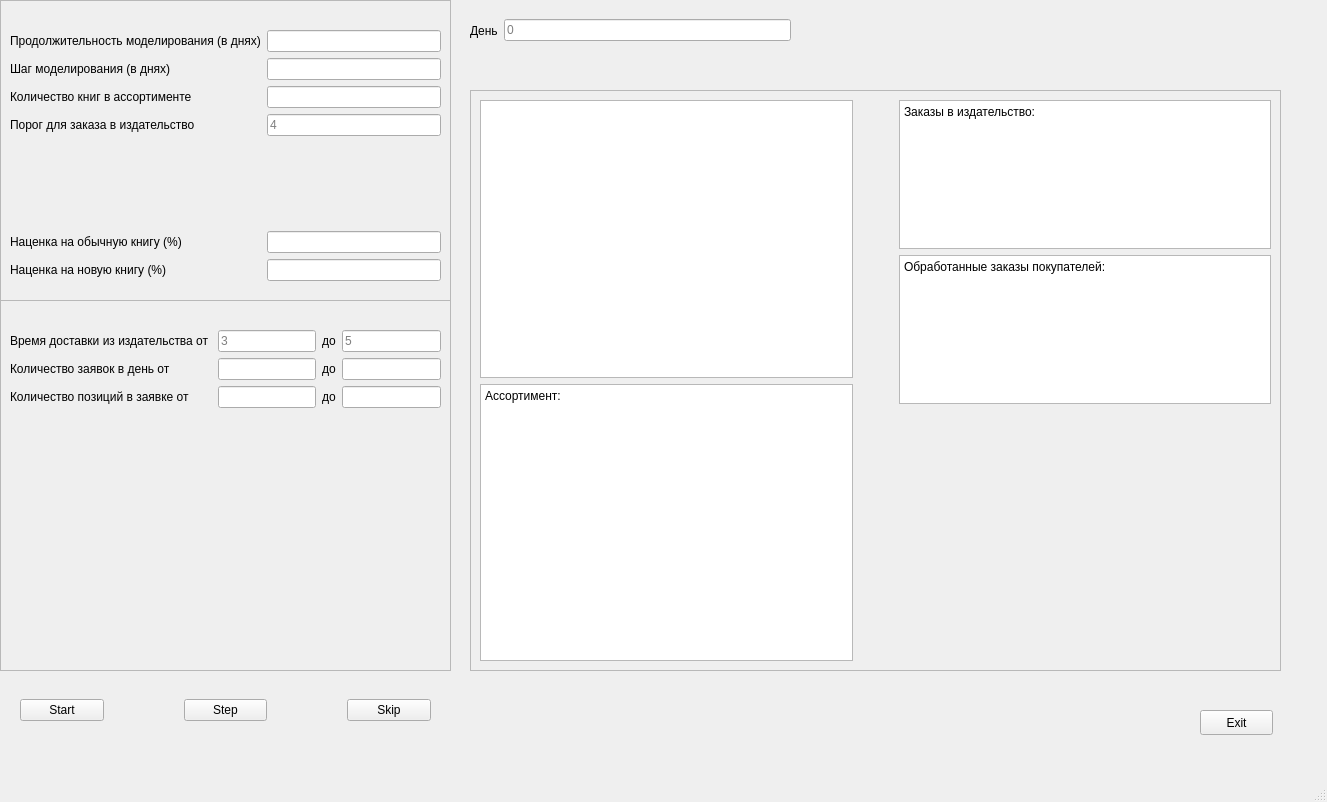
<?xml version="1.0" encoding="UTF-8"?>
<ui version="4.0">
 <class>MainWindow</class>
 <widget class="QMainWindow" name="MainWindow">
  <property name="geometry">
   <rect>
    <x>0</x>
    <y>0</y>
    <width>1327</width>
    <height>802</height>
   </rect>
  </property>
  <property name="windowTitle">
   <string>MainWindow</string>
  </property>
  <widget class="QWidget" name="centralwidget">
   <widget class="QWidget" name="horizontalLayoutWidget">
    <property name="geometry">
     <rect>
      <x>0</x>
      <y>670</y>
      <width>451</width>
      <height>81</height>
     </rect>
    </property>
    <layout class="QHBoxLayout" name="horizontalLayout">
     <property name="spacing">
      <number>80</number>
     </property>
     <property name="leftMargin">
      <number>20</number>
     </property>
     <property name="topMargin">
      <number>20</number>
     </property>
     <property name="rightMargin">
      <number>20</number>
     </property>
     <property name="bottomMargin">
      <number>20</number>
     </property>
     <item>
      <widget class="QPushButton" name="startButton">
       <property name="text">
        <string>Start</string>
       </property>
      </widget>
     </item>
     <item>
      <widget class="QPushButton" name="stepButton">
       <property name="text">
        <string>Step</string>
       </property>
      </widget>
     </item>
     <item>
      <widget class="QPushButton" name="skipButton">
       <property name="text">
        <string>Skip</string>
       </property>
      </widget>
     </item>
    </layout>
   </widget>
   <widget class="QPushButton" name="exitButton">
    <property name="geometry">
     <rect>
      <x>1200</x>
      <y>710</y>
      <width>73</width>
      <height>25</height>
     </rect>
    </property>
    <property name="text">
     <string>Exit</string>
    </property>
   </widget>
   <widget class="QFrame" name="paramsFrame">
    <property name="geometry">
     <rect>
      <x>0</x>
      <y>0</y>
      <width>451</width>
      <height>301</height>
     </rect>
    </property>
    <property name="frameShape">
     <enum>QFrame::StyledPanel</enum>
    </property>
    <property name="frameShadow">
     <enum>QFrame::Raised</enum>
    </property>
    <property name="lineWidth">
     <number>40</number>
    </property>
    <widget class="QWidget" name="formLayoutWidget">
     <property name="geometry">
      <rect>
       <x>10</x>
       <y>30</y>
       <width>431</width>
       <height>251</height>
      </rect>
     </property>
     <layout class="QGridLayout" name="gridLayout_2">
      <item row="1" column="0">
       <widget class="QLabel" name="stepModeling">
        <property name="text">
         <string>Шаг моделирования (в днях)</string>
        </property>
       </widget>
      </item>
      <item row="4" column="0">
       <spacer name="verticalSpacer">
        <property name="orientation">
         <enum>Qt::Vertical</enum>
        </property>
        <property name="sizeHint" stdset="0">
         <size>
          <width>20</width>
          <height>40</height>
         </size>
        </property>
       </spacer>
      </item>
      <item row="5" column="1">
       <widget class="QLineEdit" name="addCostLine"/>
      </item>
      <item row="5" column="0">
       <widget class="QLabel" name="addCost">
        <property name="text">
         <string>Наценка на обычную книгу (%)</string>
        </property>
       </widget>
      </item>
      <item row="2" column="1">
       <widget class="QLineEdit" name="bookCountLine"/>
      </item>
      <item row="0" column="0">
       <widget class="QLabel" name="allDays">
        <property name="text">
         <string>Продолжительность моделирования (в днях)</string>
        </property>
       </widget>
      </item>
      <item row="1" column="1">
       <widget class="QLineEdit" name="stepLine"/>
      </item>
      <item row="2" column="0">
       <widget class="QLabel" name="maxBookCount">
        <property name="text">
         <string>Количество книг в ассортименте</string>
        </property>
       </widget>
      </item>
      <item row="0" column="1">
       <widget class="QLineEdit" name="daysLine"/>
      </item>
      <item row="6" column="1">
       <widget class="QLineEdit" name="addCostNewLine"/>
      </item>
      <item row="6" column="0">
       <widget class="QLabel" name="addCostNew">
        <property name="text">
         <string>Наценка на новую книгу (%)</string>
        </property>
       </widget>
      </item>
      <item row="3" column="0">
       <widget class="QLabel" name="label_8">
        <property name="text">
         <string>Порог для заказа в издательство </string>
        </property>
       </widget>
      </item>
      <item row="3" column="1">
       <widget class="QLineEdit" name="lineEdit">
        <property name="readOnly">
         <bool>true</bool>
        </property>
        <property name="placeholderText">
         <string>4</string>
        </property>
       </widget>
      </item>
     </layout>
    </widget>
   </widget>
   <widget class="QFrame" name="rangesFrame">
    <property name="geometry">
     <rect>
      <x>0</x>
      <y>300</y>
      <width>451</width>
      <height>371</height>
     </rect>
    </property>
    <property name="frameShape">
     <enum>QFrame::StyledPanel</enum>
    </property>
    <property name="frameShadow">
     <enum>QFrame::Raised</enum>
    </property>
    <property name="lineWidth">
     <number>40</number>
    </property>
    <widget class="QWidget" name="formLayoutWidget_2">
     <property name="geometry">
      <rect>
       <x>10</x>
       <y>30</y>
       <width>431</width>
       <height>95</height>
      </rect>
     </property>
     <layout class="QFormLayout" name="formLayout_4">
      <item row="0" column="0">
       <widget class="QLabel" name="label">
        <property name="text">
         <string>Время доставки из издательства от </string>
        </property>
       </widget>
      </item>
      <item row="1" column="0">
       <widget class="QLabel" name="label_2">
        <property name="text">
         <string>Количество заявок в день от </string>
        </property>
       </widget>
      </item>
      <item row="2" column="0">
       <widget class="QLabel" name="label_3">
        <property name="text">
         <string>Количество позиций в заявке от</string>
        </property>
       </widget>
      </item>
      <item row="2" column="1">
       <layout class="QHBoxLayout" name="horizontalLayout_2">
        <item>
         <widget class="QLineEdit" name="requestItemsCountLower">
          <property name="minimumSize">
           <size>
            <width>49</width>
            <height>0</height>
           </size>
          </property>
          <property name="maximumSize">
           <size>
            <width>16777215</width>
            <height>16777215</height>
           </size>
          </property>
         </widget>
        </item>
        <item>
         <widget class="QLabel" name="label_4">
          <property name="text">
           <string>до</string>
          </property>
         </widget>
        </item>
        <item>
         <widget class="QLineEdit" name="requestItemsCountUpper"/>
        </item>
       </layout>
      </item>
      <item row="1" column="1">
       <layout class="QHBoxLayout" name="horizontalLayout_3">
        <item>
         <widget class="QLineEdit" name="requestCountLower"/>
        </item>
        <item>
         <widget class="QLabel" name="label_5">
          <property name="text">
           <string>до</string>
          </property>
         </widget>
        </item>
        <item>
         <widget class="QLineEdit" name="requestCountUpper"/>
        </item>
       </layout>
      </item>
      <item row="0" column="1">
       <layout class="QHBoxLayout" name="horizontalLayout_4">
        <item>
         <widget class="QLineEdit" name="deliveryLower">
          <property name="readOnly">
           <bool>true</bool>
          </property>
          <property name="placeholderText">
           <string>3</string>
          </property>
         </widget>
        </item>
        <item>
         <widget class="QLabel" name="label_6">
          <property name="text">
           <string>до</string>
          </property>
         </widget>
        </item>
        <item>
         <widget class="QLineEdit" name="deliveryUpper">
          <property name="readOnly">
           <bool>true</bool>
          </property>
          <property name="placeholderText">
           <string>5</string>
          </property>
         </widget>
        </item>
       </layout>
      </item>
     </layout>
    </widget>
   </widget>
   <widget class="QFrame" name="frame">
    <property name="geometry">
     <rect>
      <x>470</x>
      <y>90</y>
      <width>811</width>
      <height>581</height>
     </rect>
    </property>
    <property name="frameShape">
     <enum>QFrame::StyledPanel</enum>
    </property>
    <property name="frameShadow">
     <enum>QFrame::Raised</enum>
    </property>
    <layout class="QHBoxLayout" name="horizontalLayout_5">
     <item>
      <layout class="QVBoxLayout" name="verticalLayout_2">
       <item>
        <widget class="QPlainTextEdit" name="infoText"/>
       </item>
       <item>
        <widget class="QPlainTextEdit" name="assortmentText">
         <property name="plainText">
          <string>Ассортимент:
</string>
         </property>
        </widget>
       </item>
      </layout>
     </item>
     <item>
      <spacer name="horizontalSpacer">
       <property name="orientation">
        <enum>Qt::Horizontal</enum>
       </property>
       <property name="sizeType">
        <enum>QSizePolicy::Maximum</enum>
       </property>
       <property name="sizeHint" stdset="0">
        <size>
         <width>40</width>
         <height>20</height>
        </size>
       </property>
      </spacer>
     </item>
     <item>
      <layout class="QVBoxLayout" name="verticalLayout_3">
       <item>
        <widget class="QPlainTextEdit" name="publisherText">
         <property name="plainText">
          <string>Заказы в издательство:
</string>
         </property>
        </widget>
       </item>
       <item>
        <spacer name="verticalSpacer_3">
         <property name="orientation">
          <enum>Qt::Vertical</enum>
         </property>
         <property name="sizeHint" stdset="0">
          <size>
           <width>20</width>
           <height>40</height>
          </size>
         </property>
        </spacer>
       </item>
       <item>
        <widget class="QPlainTextEdit" name="processedText">
         <property name="plainText">
          <string>Обработанные заказы покупателей:
</string>
         </property>
        </widget>
       </item>
       <item>
        <spacer name="verticalSpacer_2">
         <property name="orientation">
          <enum>Qt::Vertical</enum>
         </property>
         <property name="sizeType">
          <enum>QSizePolicy::Preferred</enum>
         </property>
         <property name="sizeHint" stdset="0">
          <size>
           <width>20</width>
           <height>300</height>
          </size>
         </property>
        </spacer>
       </item>
      </layout>
     </item>
    </layout>
   </widget>
   <widget class="QWidget" name="horizontalLayoutWidget_2">
    <property name="geometry">
     <rect>
      <x>470</x>
      <y>10</y>
      <width>321</width>
      <height>41</height>
     </rect>
    </property>
    <layout class="QHBoxLayout" name="horizontalLayout_6">
     <item>
      <widget class="QLabel" name="label_7">
       <property name="text">
        <string>День</string>
       </property>
      </widget>
     </item>
     <item>
      <widget class="QLineEdit" name="dayLine">
       <property name="readOnly">
        <bool>true</bool>
       </property>
       <property name="placeholderText">
        <string>0</string>
       </property>
      </widget>
     </item>
    </layout>
   </widget>
  </widget>
  <widget class="QMenuBar" name="menubar">
   <property name="geometry">
    <rect>
     <x>0</x>
     <y>0</y>
     <width>1327</width>
     <height>22</height>
    </rect>
   </property>
  </widget>
  <widget class="QStatusBar" name="statusbar"/>
 </widget>
 <resources/>
 <connections/>
</ui>
